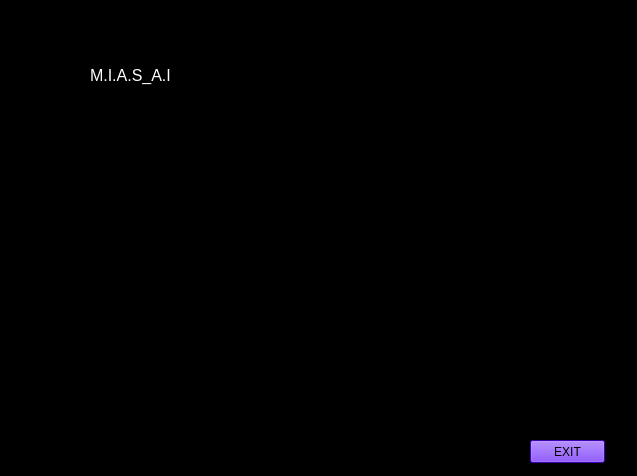
<?xml version="1.0" encoding="UTF-8"?>
<ui version="4.0">
 <class>Form</class>
 <widget class="QWidget" name="Form">
  <property name="geometry">
   <rect>
    <x>0</x>
    <y>0</y>
    <width>637</width>
    <height>476</height>
   </rect>
  </property>
  <property name="windowTitle">
   <string>Form</string>
  </property>
  <widget class="QLabel" name="label">
   <property name="geometry">
    <rect>
     <x>0</x>
     <y>0</y>
     <width>641</width>
     <height>481</height>
    </rect>
   </property>
   <property name="font">
    <font>
     <pointsize>12</pointsize>
    </font>
   </property>
   <property name="styleSheet">
    <string notr="true">
background-color: rgb(0, 0, 0);</string>
   </property>
   <property name="text">
    <string/>
   </property>
   <property name="pixmap">
    <pixmap>../Users/RISHITA/Downloads/MIASPIC/jarvisfullgui.gif</pixmap>
   </property>
   <property name="scaledContents">
    <bool>true</bool>
   </property>
  </widget>
  <widget class="QLabel" name="label_2">
   <property name="geometry">
    <rect>
     <x>40</x>
     <y>60</y>
     <width>191</width>
     <height>231</height>
    </rect>
   </property>
   <property name="text">
    <string/>
   </property>
   <property name="pixmap">
    <pixmap>../Users/RISHITA/Downloads/MIASPIC/console 2.gif</pixmap>
   </property>
   <property name="scaledContents">
    <bool>true</bool>
   </property>
  </widget>
  <widget class="QLabel" name="label_3">
   <property name="geometry">
    <rect>
     <x>90</x>
     <y>40</y>
     <width>111</width>
     <height>71</height>
    </rect>
   </property>
   <property name="text">
    <string>&lt;html&gt;&lt;head/&gt;&lt;body&gt;&lt;p&gt;&lt;span style=&quot; font-size:12pt; color:#ffffff;&quot;&gt; M.I.A.S_A.I&lt;/span&gt;&lt;/p&gt;&lt;/body&gt;&lt;/html&gt;</string>
   </property>
  </widget>
  <widget class="QPushButton" name="pushButton">
   <property name="geometry">
    <rect>
     <x>530</x>
     <y>440</y>
     <width>75</width>
     <height>23</height>
    </rect>
   </property>
   <property name="styleSheet">
    <string notr="true">background-color: rgb(85, 0, 255);</string>
   </property>
   <property name="text">
    <string>EXIT</string>
   </property>
  </widget>
 </widget>
 <resources/>
 <connections/>
</ui>
